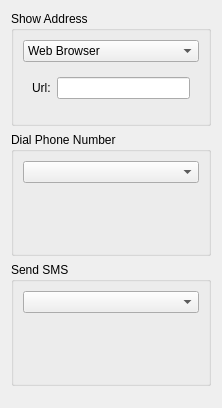
<?xml version="1.0" encoding="UTF-8"?>
<ui version="4.0">
 <class>AkonadiContactActions</class>
 <widget class="QWidget" name="AkonadiContactActions">
  <property name="geometry">
   <rect>
    <x>0</x>
    <y>0</y>
    <width>222</width>
    <height>408</height>
   </rect>
  </property>
  <layout class="QVBoxLayout" name="verticalLayout_4">
   <item>
    <widget class="QGroupBox" name="groupBox">
     <property name="title">
      <string>Show Address</string>
     </property>
     <layout class="QVBoxLayout" name="verticalLayout">
      <item>
       <widget class="KComboBox" name="kcfg_ShowAddressAction">
        <item>
         <property name="text">
          <string>Web Browser</string>
         </property>
        </item>
        <item>
         <property name="text">
          <string>External Application</string>
         </property>
        </item>
       </widget>
      </item>
      <item>
       <widget class="QStackedWidget" name="stackedWidget">
        <property name="currentIndex">
         <number>0</number>
        </property>
        <widget class="QWidget" name="page">
         <layout class="QHBoxLayout" name="horizontalLayout">
          <item>
           <widget class="QLabel" name="label_3">
            <property name="text">
             <string>Url:</string>
            </property>
           </widget>
          </item>
          <item>
           <widget class="KLineEdit" name="kcfg_AddressUrl"/>
          </item>
         </layout>
        </widget>
        <widget class="QWidget" name="page_2">
         <layout class="QHBoxLayout" name="horizontalLayout_2">
          <item>
           <widget class="QLabel" name="label_4">
            <property name="text">
             <string>Command:</string>
            </property>
           </widget>
          </item>
          <item>
           <widget class="KLineEdit" name="kcfg_AddressCommand"/>
          </item>
         </layout>
        </widget>
       </widget>
      </item>
      <item>
       <spacer name="verticalSpacer">
        <property name="orientation">
         <enum>Qt::Vertical</enum>
        </property>
        <property name="sizeHint" stdset="0">
         <size>
          <width>20</width>
          <height>9</height>
         </size>
        </property>
       </spacer>
      </item>
     </layout>
    </widget>
   </item>
   <item>
    <widget class="QGroupBox" name="groupBox_2">
     <property name="title">
      <string>Dial Phone Number</string>
     </property>
     <layout class="QVBoxLayout" name="verticalLayout_2">
      <item>
       <widget class="KComboBox" name="DialPhoneNumberAction"/>
      </item>
      <item>
       <widget class="QStackedWidget" name="stackedWidget_2">
        <property name="currentIndex">
         <number>2</number>
        </property>
        <widget class="QWidget" name="page_3"/>
        <widget class="QWidget" name="page_4">
         <layout class="QHBoxLayout" name="horizontalLayout_3">
          <item>
           <widget class="QLabel" name="label_5">
            <property name="text">
             <string>Command:</string>
            </property>
           </widget>
          </item>
          <item>
           <widget class="KLineEdit" name="kcfg_PhoneCommand"/>
          </item>
         </layout>
        </widget>
        <widget class="QWidget" name="page_7"/>
       </widget>
      </item>
      <item>
       <spacer name="verticalSpacer_2">
        <property name="orientation">
         <enum>Qt::Vertical</enum>
        </property>
        <property name="sizeHint" stdset="0">
         <size>
          <width>20</width>
          <height>18</height>
         </size>
        </property>
       </spacer>
      </item>
     </layout>
    </widget>
   </item>
   <item>
    <widget class="QGroupBox" name="groupBox_3">
     <property name="title">
      <string>Send SMS</string>
     </property>
     <layout class="QVBoxLayout" name="verticalLayout_3">
      <item>
       <widget class="KComboBox" name="SendSmsAction"/>
      </item>
      <item>
       <widget class="QStackedWidget" name="stackedWidget_3">
        <property name="currentIndex">
         <number>0</number>
        </property>
        <widget class="QWidget" name="page_5"/>
        <widget class="QWidget" name="page_6">
         <layout class="QHBoxLayout" name="horizontalLayout_4">
          <item>
           <widget class="QLabel" name="label_6">
            <property name="text">
             <string>Command:</string>
            </property>
           </widget>
          </item>
          <item>
           <widget class="KLineEdit" name="kcfg_SmsCommand"/>
          </item>
         </layout>
        </widget>
       </widget>
      </item>
      <item>
       <spacer name="verticalSpacer_4">
        <property name="orientation">
         <enum>Qt::Vertical</enum>
        </property>
        <property name="sizeHint" stdset="0">
         <size>
          <width>20</width>
          <height>18</height>
         </size>
        </property>
       </spacer>
      </item>
     </layout>
    </widget>
   </item>
   <item>
    <spacer name="verticalSpacer_3">
     <property name="orientation">
      <enum>Qt::Vertical</enum>
     </property>
     <property name="sizeHint" stdset="0">
      <size>
       <width>20</width>
       <height>14</height>
      </size>
     </property>
    </spacer>
   </item>
  </layout>
 </widget>
 <customwidgets>
  <customwidget>
   <class>KComboBox</class>
   <extends>QComboBox</extends>
   <header>kcombobox.h</header>
  </customwidget>
  <customwidget>
   <class>KLineEdit</class>
   <extends>QLineEdit</extends>
   <header>klineedit.h</header>
  </customwidget>
 </customwidgets>
 <resources/>
 <connections>
  <connection>
   <sender>kcfg_ShowAddressAction</sender>
   <signal>currentIndexChanged(int)</signal>
   <receiver>stackedWidget</receiver>
   <slot>setCurrentIndex(int)</slot>
   <hints>
    <hint type="sourcelabel">
     <x>185</x>
     <y>51</y>
    </hint>
    <hint type="destinationlabel">
     <x>161</x>
     <y>80</y>
    </hint>
   </hints>
  </connection>
 </connections>
</ui>
